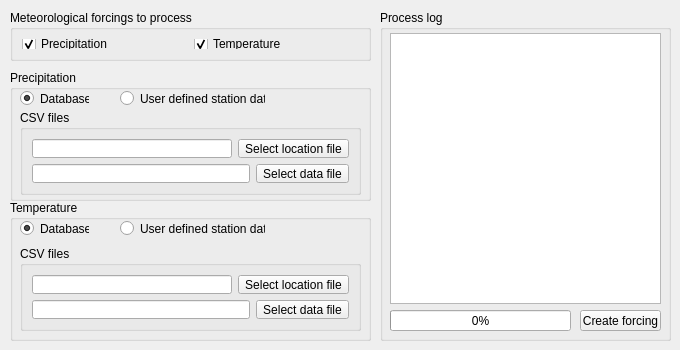
     <widget class="QWidget" name="meteoTab">
      <attribute name="title">
       <string>Meteorological forcing</string>
      </attribute>
      <widget class="QGroupBox" name="forcingGroupBox">
       <property name="geometry">
        <rect>
         <x>10</x>
         <y>10</y>
         <width>361</width>
         <height>51</height>
        </rect>
       </property>
       <property name="title">
        <string>Meteorological forcings to process</string>
       </property>
       <layout class="QHBoxLayout" name="horizontalLayout_17">
        <item>
         <widget class="QCheckBox" name="precFlagCheckBox">
          <property name="text">
           <string>Precipitation</string>
          </property>
          <property name="checked">
           <bool>true</bool>
          </property>
         </widget>
        </item>
        <item>
         <widget class="QCheckBox" name="tempFlagCheckBox">
          <property name="text">
           <string>Temperature</string>
          </property>
          <property name="checked">
           <bool>true</bool>
          </property>
         </widget>
        </item>
       </layout>
      </widget>
      <widget class="QGroupBox" name="precGroupBox">
       <property name="geometry">
        <rect>
         <x>10</x>
         <y>70</y>
         <width>361</width>
         <height>131</height>
        </rect>
       </property>
       <property name="title">
        <string>Precipitation</string>
       </property>
       <widget class="QRadioButton" name="precDBRadioButton">
        <property name="geometry">
         <rect>
          <x>10</x>
          <y>20</y>
          <width>69</width>
          <height>17</height>
         </rect>
        </property>
        <property name="text">
         <string>Database</string>
        </property>
        <property name="checked">
         <bool>true</bool>
        </property>
       </widget>
       <widget class="QGroupBox" name="precFilesGroupBox">
        <property name="geometry">
         <rect>
          <x>10</x>
          <y>40</y>
          <width>341</width>
          <height>85</height>
         </rect>
        </property>
        <property name="title">
         <string>CSV files</string>
        </property>
        <layout class="QGridLayout" name="gridLayout_5">
         <item row="0" column="0">
          <layout class="QVBoxLayout" name="verticalLayout_6">
           <item>
            <layout class="QHBoxLayout" name="horizontalLayout_18">
             <item>
              <widget class="QLineEdit" name="precLocFileLineEdit">
               <property name="readOnly">
                <bool>true</bool>
               </property>
              </widget>
             </item>
             <item>
              <widget class="QToolButton" name="precLocToolButton">
               <property name="text">
                <string>Select location file</string>
               </property>
              </widget>
             </item>
            </layout>
           </item>
           <item>
            <layout class="QHBoxLayout" name="horizontalLayout_19">
             <item>
              <widget class="QLineEdit" name="precDataFileLineEdit">
               <property name="readOnly">
                <bool>true</bool>
               </property>
              </widget>
             </item>
             <item>
              <widget class="QToolButton" name="precDataToolButton">
               <property name="text">
                <string>Select data file</string>
               </property>
              </widget>
             </item>
            </layout>
           </item>
          </layout>
         </item>
        </layout>
       </widget>
       <widget class="QRadioButton" name="precCSVRadioButton">
        <property name="geometry">
         <rect>
          <x>110</x>
          <y>20</y>
          <width>145</width>
          <height>17</height>
         </rect>
        </property>
        <property name="text">
         <string>User defined station data</string>
        </property>
       </widget>
      </widget>
      <widget class="QGroupBox" name="processLog4GroupBox">
       <property name="geometry">
        <rect>
         <x>380</x>
         <y>10</y>
         <width>291</width>
         <height>331</height>
        </rect>
       </property>
       <property name="title">
        <string>Process log</string>
       </property>
       <widget class="QTextEdit" name="processLog4TextEdit">
        <property name="geometry">
         <rect>
          <x>10</x>
          <y>23</y>
          <width>271</width>
          <height>271</height>
         </rect>
        </property>
        <property name="readOnly">
         <bool>true</bool>
        </property>
       </widget>
       <widget class="QToolButton" name="forcingToolButton">
        <property name="geometry">
         <rect>
          <x>200</x>
          <y>300</y>
          <width>81</width>
          <height>21</height>
         </rect>
        </property>
        <property name="text">
         <string>Create forcing</string>
        </property>
       </widget>
       <widget class="QProgressBar" name="forcingProgressBar">
        <property name="geometry">
         <rect>
          <x>10</x>
          <y>300</y>
          <width>181</width>
          <height>21</height>
         </rect>
        </property>
        <property name="value">
         <number>0</number>
        </property>
       </widget>
      </widget>
      <widget class="QGroupBox" name="tempGroupBox">
       <property name="geometry">
        <rect>
         <x>10</x>
         <y>200</y>
         <width>361</width>
         <height>141</height>
        </rect>
       </property>
       <property name="title">
        <string>Temperature</string>
       </property>
       <widget class="QRadioButton" name="tempDBRadioButton">
        <property name="geometry">
         <rect>
          <x>10</x>
          <y>20</y>
          <width>69</width>
          <height>17</height>
         </rect>
        </property>
        <property name="text">
         <string>Database</string>
        </property>
        <property name="checked">
         <bool>true</bool>
        </property>
       </widget>
       <widget class="QRadioButton" name="tempCSVRadioButton">
        <property name="geometry">
         <rect>
          <x>110</x>
          <y>20</y>
          <width>145</width>
          <height>17</height>
         </rect>
        </property>
        <property name="text">
         <string>User defined station data</string>
        </property>
       </widget>
       <widget class="QGroupBox" name="tempFilesGroupBox">
        <property name="geometry">
         <rect>
          <x>10</x>
          <y>46</y>
          <width>341</width>
          <height>85</height>
         </rect>
        </property>
        <property name="title">
         <string>CSV files</string>
        </property>
        <layout class="QGridLayout" name="gridLayout_2">
         <item row="0" column="0">
          <layout class="QVBoxLayout" name="verticalLayout_7">
           <item>
            <layout class="QHBoxLayout" name="horizontalLayout_20">
             <item>
              <widget class="QLineEdit" name="tempLocFileLineEdit">
               <property name="readOnly">
                <bool>true</bool>
               </property>
              </widget>
             </item>
             <item>
              <widget class="QToolButton" name="tempLocToolButton">
               <property name="text">
                <string>Select location file</string>
               </property>
              </widget>
             </item>
            </layout>
           </item>
           <item>
            <layout class="QHBoxLayout" name="horizontalLayout_21">
             <item>
              <widget class="QLineEdit" name="tempDataFileLineEdit">
               <property name="readOnly">
                <bool>true</bool>
               </property>
              </widget>
             </item>
             <item>
              <widget class="QToolButton" name="tempDataToolButton">
               <property name="text">
                <string>Select data file</string>
               </property>
              </widget>
             </item>
            </layout>
           </item>
          </layout>
         </item>
        </layout>
       </widget>
      </widget>
     </widget>
